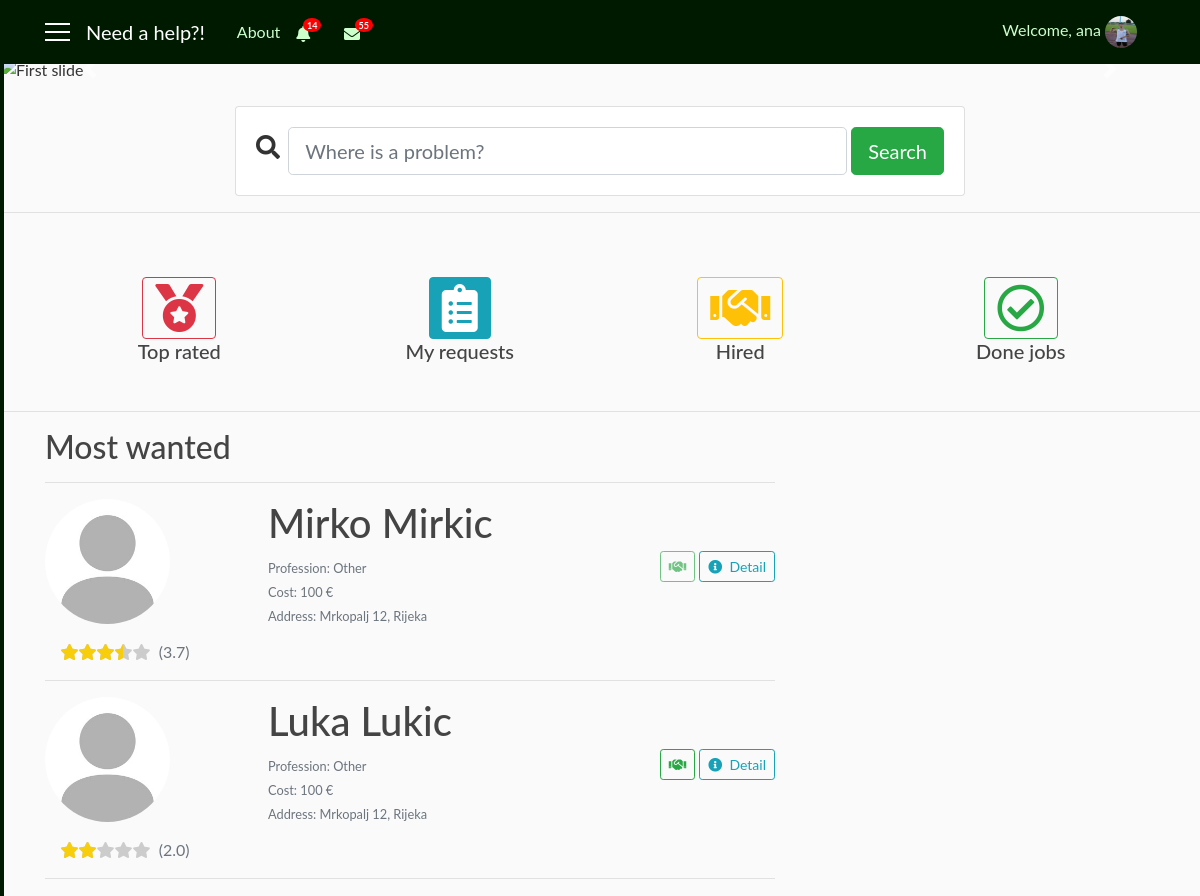
The app's page /main (signed in) with its own data.
### user/models.py (models this page shows, shortened)
class ClientNotifications(models.Model):
    client = models.ForeignKey(User, on_delete=models.CASCADE)
    notification = models.CharField(max_length=1000)
    date = models.DateTimeField(auto_now_add=True)
    seen = models.BooleanField(default=False)
    remove = models.BooleanField(default=False)

class Profile(models.Model):
    user = models.OneToOneField(User, on_delete=models.CASCADE)
    gender = models.CharField(max_length=10, choices=GENDER, default='male')
    address = models.CharField(max_length=30, blank=True)
    birth_date = models.DateField(null=True, blank=True)
    phone_number = models.CharField(max_length=100, blank=True)
    costs = models.IntegerField(default=100)
    role = models.CharField(max_length=15, choices=ROLES, default='client')
    profession = models.CharField(max_length=250, choices=PROFESSION, default='Other')
    knowledges = models.TextField(max_length=1000, blank=True)
    rating = models.FloatField(default=0.0)
    photo = models.ImageField(default='default_user.jpg', upload_to='profile_user')

### need_a_help_app/views.py (the view)
# urls.py: path('main', views.AppMainView.as_view(), name='main'),
class AppMainView(LoginRequiredMixin, ListView):
    template_name = 'need_a_help_app/app_main.html'
    context_object_name = 'prof'
    paginate_by = 5
    def get_queryset(self):
        return Profile.objects.filter(role='repairman').order_by('-rating')
    def get_context_data(self, **kwargs):
        context_data = super(AppMainView, self).get_context_data(**kwargs)
        us = self.request.user
        reqq_seen = SeenRequest.objects.filter(user=us)
        hired = Hire.objects.filter(user=us)
        uss = User.objects.all()
        f_hired = []
        for u in uss:
            for h in hired:
                if h.user == us and h.repairman == u.id and h.status == 'pending':
                    f_hired.append(u)
        get_not = self.request.GET.get('not', -1)
        get_not_c = self.request.GET.get('not_c', -1)
        if get_not != -1:
            not_seen = RepairmanNotifications.objects.filter(id=get_not).first()
            not_seen.seen = True
            not_seen.save()
        if get_not_c != -1:
            not_seen = ClientNotifications.objects.filter(id=get_not_c).first()
            not_seen.seen = True
            not_seen.save()
        cnt = RepairmanRequests.objects.filter(repairman=us, seen=False).count()
        act_job = RepairmanRequests.objects.filter(repairman=us, active=True, done=False).count()
        act_req = JobHire.objects.filter(repairman=us, status='pending').count()
        act_cnt = act_job + act_req
        not_r = RepairmanNotifications.objects.filter(repairman=us, remove=False).order_by('-date')
        not_c = ClientNotifications.objects.filter(client=us, remove=False).order_by('-date')
        not_rep = RepairmanNotifications.objects.filter(repairman=us, seen=False).count()
        not_cli = ClientNotifications.objects.filter(client=us, seen=False).count()
        context_data['f_hired'] = f_hired
        context_data['seen_r'] = reqq_seen
        context_data['cnt'] = cnt
        context_data['act_cnt'] = act_cnt
        context_data['not_r'] = not_r
        context_data['not_c'] = not_c
        context_data['not_rep'] = not_rep
        context_data['not_cli'] = not_cli
        return context_data

### need_a_help_app/templates/need_a_help_app/app_main.html (shortened to what this page needs)
{% extends 'need_a_help_app/base.html' %}
{% block notify_client %}
    {% if not_c %}
        <i class="nav-item nav-link fas fa-bell mt-1 popOver" data-title="Notifications" data-content="
            <div class='container'>
                {% for n in not_c|slice:'5' %}
                    <div {% if not n.seen %}class='row not_seen'{% else %}class='row not_row' style='cursor: pointer;'{% endif %} onclick='location.href=&quot;{% url 'main' %}?not_c={{ n.id }}&quot;;' {% if not n.seen %}style='background: #f2f2f2;'{% endif %}>
                        {{ n.notification }}
                        <div class='col-sm-3 col-md-3 col-lg-3'>
                            <small class='text-secondary text-muted'>{{ n.date|date:'dM H:i' }}</small>
                        </div>
                    </div>
                    <hr width=100%>
                {% endfor %}
                <div class='row'>
                    <div class='col-sm-12 col-md-12 col-lg-12 pl-5'>
                        <a href='{% url 'notifications_client' user.id %}'>Show all notifications</a>
                    </div>
                </div>
            </div>" data-placement="bottom" data-html="true" data-toggle="popover" data-container="body" data-trigger="click"></i>
        {% if not_cli %}
            <span class="badge badge-notify-bell">{{ not_cli }}</span>
        {% endif %}
    {% else %}
        <i class="nav-item nav-link fas fa-bell mt-1 popOver" data-title="Notifications" data-content="
            <h6 class='text-secondary text-muted' align='center'>No results</h6>" data-placement="bottom" data-html="true" data-toggle="popover" data-container="body" data-trigger="hover"></i>
    {% endif %}
{% endblock %}
{% block mess_client %}
        <span class="badge badge-notify-mess">55</span>
{% endblock %}
{% block content_client %}
    <h2>Most wanted</h2>
    <hr width="100%">
    {% for p in prof %}
        {% if p.role == 'repairman' %}
            <div class="row">
                <div class="col-sm-3">
                    <a href="{% url 'info' p.user.id %}">
                        <img class="rounded-circle account-img" src="{{ p.photo.url }}">
                    </a>
                    <div class="row">
                        <div class="col-sm-12" align="center">
                          <div class="{{ p.user.username }}">
                            <div class="star-outer">
                              <div class="star-inner"></div>
                            </div>
                            <span class="number-rating text-secondary"></span>
                          </div>
                        </div>
                    </div>
                </div>
                <div class="col-sm-5 pl-5">
                    <h1>{{ p.user.first_name }} {{ p.user.last_name }}</h1>
                    <small class="text-secondary text-muted">Profession: {{ p.profession }}</small><br>
                    <small class="text-secondary text-muted">Cost: {{ p.costs }} €</small><br>
                    <small class="text-secondary text-muted">Address: {{ p.address }}</small><br>
                </div>
                <div class="col-sm-4 pt-5" align="right">
                    {% if p.user in f_hired %}
                        <a href="{% url 'hire_repairman' user.id p.user.id %}" class="btn btn-outline-success btn-sm mt-1 mb-1 disabled"><i class="fas fa-handshake"></i></a>
                    {% else %}
                        <a href="{% url 'hire_repairman' user.id p.user.id %}" class="btn btn-outline-success btn-sm mt-1 mb-1"><i class="fas fa-handshake"></i></a>
                    {% endif %}
                    <a href="{% url 'info' p.user.id %}" class="btn btn-outline-info btn-sm mt-1 mb-1"><i class="fas fa-info-circle"></i>&nbsp Detail</a>
                </div>
            </div>
            <hr width="100%">
        {% endif %}
    {% endfor %}
{% endblock %}

### need_a_help_app/templates/need_a_help_app/base.html (shortened to what this page needs)
{% load static %}
<!DOCTYPE html>
<html>
    <head>
        <link rel="stylesheet" href="https://maxcdn.bootstrapcdn.com/bootstrap/4.0.0/css/bootstrap.min.css">
        <link rel="stylesheet" href="https://use.fontawesome.com/releases/v5.7.2/css/all.css">
        <link rel="stylesheet" type="text/css" href="{% static 'need_a_help_app/style.css' %}">
    </head>
    <body>
      <div id="wrapper">
          {% if user.is_authenticated and user.profile.role == 'client' %}
            <div id="sidebar-wrapper">
                <ul class="sidebar-nav">
                    <div class="list-group pt-2 d-none d-sm-none d-md-block d-lg-block">
                      <a class="list-group-item sb" href="{% url 'main' %}">&nbsp; Home</a>
                      <a class="list-group-item sb" href="{% url 'inbox' user.id %}">&nbsp; Messages</a>
                      <a class="list-group-item sb" href="{% url 'notifications_client' user.id %}">&nbsp; My notifications</a>
                      <a class="list-group-item sb" href="{% url 'profile' user.id %}">&nbsp; Settings</a>
                      <a class="list-group-item sb" href="{% url 'favorites' %}">&nbsp; My favourites</a>
                    </div>
                </ul>
            </div>
          {% endif %}
          <header class="site-header">
            <nav class="navbar navbar-expand-md navbar-dark bg-steel fixed-top">
              <div class="container">
                {% if user.is_authenticated %}
                  <a href='#' id='menu-toggle'><div class='menu-icon'></div>
                                  <div class='menu-icon'></div>
                                  <div class='menu-icon'></div></a>
                  <a class="navbar-brand mr-4 ml-3" href="{% url 'main' %}">Need a help?!</a>
                {% else %}
                  <a class="navbar-brand mr-4" href="#">Need a help?!</a>
                  <button class="navbar-toggler" type="button" data-toggle="collapse" data-target="#navbarToggle" aria-controls="navbarToggle" aria-expanded="false" aria-label="Toggle navigation">
                    <span class="navbar-toggler-icon"></span>
                  </button>
                {% endif %}
                <div class="collapse navbar-collapse" id="navbarToggle">
                  <div class="navbar-nav mr-auto">
                    <a class="nav-item nav-link" href="{% url 'home' %}">About</a>
                    {% if user.is_authenticated %}
                      <div  class="collapse navbar-collapse hidden-xs">
                        {% if user.profile.role == 'repairman' %}
                          {% block notify_repairman %}{% endblock %}
                        {% else %}
                          {% block notify_client %}{% endblock %}
                        {% endif %}
                        <i class="nav-item nav-link fas fa-envelope mt-1"></i>
                        {% block mess_client %}{% endblock %}
                      </div>
                    {% else %}
                      <div class="d-sm-block d-md-none">
                        <a class="nav-item nav-link" href="{% url 'login' %}">Login</a>
                        <a class="nav-item nav-link" href="{% url 'register' %}">Register</a>
                      </div>
                    {% endif %}
                  </div>
                </div>
                  <div class="navbar-nav">
                    {% if user.is_authenticated %}
                      <div class="collapse navbar-collapse hidden-xs">
                          <span class="nav-item nav-link">Welcome, {{ user.username }}
                            <img class="rounded-circle navbar-img popOver" data-title="Logged in as {{ user.profile.role }}" data-content="
                                <a class='list-group-item sb' href='{% url 'info' user.id %}'><i class='fa fa-user fa-fw' aria-hidden='true'></i>&nbsp; My profile</a>
                                <a class='list-group-item sb' href='{% url 'logout' %}'><i class='fas fa-power-off'></i>&nbsp Logout</a>" data-placement="bottom" data-html="true" data-toggle="popover" data-container="body" data-trigger="click" src="{{ user.profile.photo.url }}">
                          </span>
                      </div>
                    {% else %}
                      <div class="collapse navbar-collapse">
                        <a class="nav-item nav-link" href="{% url 'login' %}">Login</a>
                        <a class="nav-item nav-link" href="{% url 'register' %}">Register</a>
                      </div>
                    {% endif %}
                  </div>
              </div>
            </nav>
          </header>
          <div id="page-content-wrapper">
            {% if user.is_authenticated and user.profile.role == 'client' %}
              {% block app_client %}
                <div id="carouselExampleIndicators" class="carousel slide" data-ride="carousel">
                  <ol class="carousel-indicators">
                  </ol>
                  <div class="carousel-inner">
                        <div class="carousel-item active">
                            <img class="slide-img" src="https://www.bing.com/th?id=OIP.GdOM_bEhNhmrmAG4XTVTiQHaE8&pid=Api" alt="First slide">
                        </div>
                  </div>
                  <a class="carousel-control-prev" href="#carouselExampleIndicators" role="button" data-slide="prev">
                    <span class="carousel-control-prev-icon" aria-hidden="true"></span>
                  </a>
                  <a class="carousel-control-next" href="#carouselExampleIndicators" role="button" data-slide="next">
                    <span class="carousel-control-next-icon" aria-hidden="true"></span>
                  </a>
                </div>
                <div class="container pt-4">
                    <div class="row justify-content-center">
                        <div class="col-12 col-md-10 col-lg-8">
                            <form class="card card-sm" action="{% url 'search' %}" method="GET">
                                <div class="card-body row no-gutters align-items-center">
                                    <div class="col-auto">
                                        <i class="fas fa-search h4 text-body"></i>&nbsp&nbsp
                                    </div>
                                    <div class="col">
                                        <input class="form-control form-control-lg form-control-borderless" name="q" type="text" placeholder="Where is a problem?">
                                    </div>
                                    <div class="col-auto">
                                        &nbsp<button class="btn btn-lg btn-success" type="submit">Search</button>
                                    </div>
                                </div>
                            </form>
                        </div>
                    </div>
                </div>
                <hr width="100%">
                <br/>
                <div class="container p-4">
                    <div class="row" align="center">
                        <div class="col-3 col-sm-3">
                            <a href="#" class="btn btn-outline-danger"><i class="fas fa-medal fa-3x"></i></a>
                        </div>
                        <div class="col-3 col-sm-3">
                            <a href="{% url 'requests_user' user.id %}" class="btn btn-info"><i class="fas fa-clipboard-list fa-3x"></i></a>
                        </div>
                        <div class="col-3 col-sm-3">
                            <a href="{% url 'hired_user' user.id %}" class="btn btn-outline-warning"><i class="fas fa-handshake fa-3x"></i></a>
                        </div>
                        <div class="col-3 col-sm-3">
                            <a href="{% url 'done_user' user.id %}" class="btn btn-outline-success"><i class="far fa-check-circle fa-3x"></i></a>
                        </div>
                    </div>
                    <div class="row" align="center">
                        <div class="col-3 col-sm-3">
                            <h5>Top rated</h5>
                        </div>
                        <div class="col-3 col-sm-3">
                            <h5>My requests</h5>
                        </div>
                        <div class="col-3 col-sm-3">
                            <h5>Hired</h5>
                        </div>
                        <div class="col-3 col-sm-3">
                            <h5>Done jobs</h5>
                        </div>
                    </div>
                </div>
                <hr width="100%">
              {% endblock %}
            {% endif %}
            <main role="main" class="container">
              <div class="row">
                <div class="col-sm-8 col-md-8 col-lg-8">
                  {% if user.is_authenticated and user.profile.role == 'client' %}
                    {% block content_client %}{% endblock %}
                  {% else %}
                    {% block content_repairman %}{% endblock %}
                  {% endif %}
                </div>
              </div>
            </main>
          </div>
    </div>
    </body>
</html>

### records on screen
Profile: photo (placeholder picture), user.first_name "Mirko", user.last_name "Mirkic", profession "Other", costs "100", address "Mrkopalj 12, Rijeka"
Profile: photo (placeholder picture), user.first_name "Luka", user.last_name "Lukic", profession "Other", costs "100", address "Mrkopalj 12, Rijeka"

### other values on screen
{{ not_cli }} "14"
{{ user.username }} "ana"
